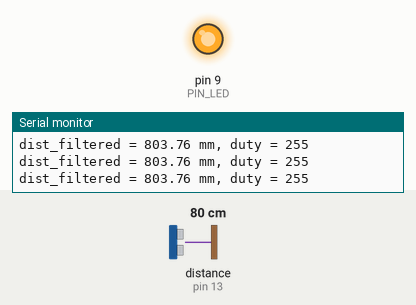
The sketch below on a simulated Arduino Uno, built with avr-gcc and run on an emulated ATmega328P. On the bench: output pins drawn as LEDs (lit = HIGH), the last lines printed to the serial monitor. Wiring (inferred from the names in the program): ultrasonic range finder: trigger pin 12; echo pin 13. The test bench sets the inputs (shaded band); at power-on: distance to the obstacle (sensor on pin 13) 80 cm. The echo pulse lasts 58.3 µs per cm; pins used as bus, display or sensor lines are not drawn.

Above: at 1.2 s.
1.3 s: distance to the obstacle (sensor on pin 13) set to 18 cm
At 2.1 s:
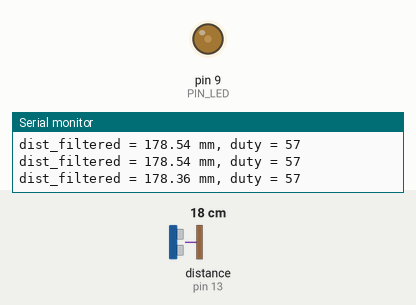
4.3 s: distance to the obstacle (sensor on pin 13) set to 103 cm
At 5.3 s:
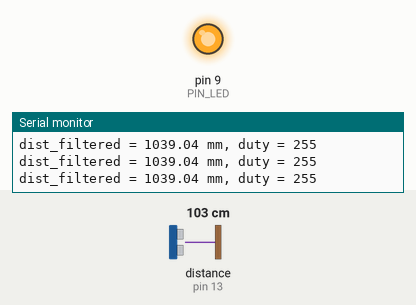
Timing chart, 0 to 7.3 s (numbered marks = the images above; inputs shaded):
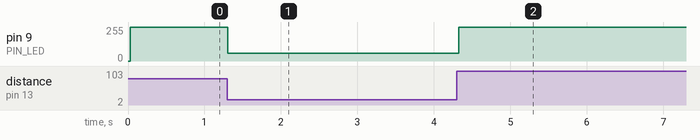

Measured:
- after the input at 1.3 s, pin 9 (PIN_LED): 255/255 → 57/255 at once
- after the input at 4.3 s, pin 9 (PIN_LED): 57/255 → 255/255 at once

The sketch:

08_example_2.ino
```cpp
// Arduino pin assignment
#define PIN_LED  9
#define PIN_TRIG 12   // sonar sensor TRIGGER
#define PIN_ECHO 13   // sonar sensor ECHO

// configurable parameters
#define SND_VEL 346.0     // sound velocity at 24 celsius degree (unit: m/sec)
#define INTERVAL 25       // sampling interval (unit: msec)
#define PULSE_DURATION 10 // ultra-sound Pulse Duration (unit: usec)
#define _DIST_MIN 100.0   // minimum distance (unit: mm)
#define _DIST_MAX 300.0   // maximum distance (unit: mm)

#define TIMEOUT ((INTERVAL / 2) * 1000.0) // maximum echo waiting time (unit: usec)
#define SCALE (0.001 * 0.5 * SND_VEL)     // coefficent to convert duration to distance

unsigned long last_sampling_time;   // unit: msec

void setup() {
  // initialize GPIO pins
  pinMode(PIN_LED, OUTPUT);
  pinMode(PIN_TRIG, OUTPUT);
  pinMode(PIN_ECHO, INPUT);

  // initialize serial port
  Serial.begin(57600);
  last_sampling_time = 0;
}

void loop() {
  unsigned long time = millis();

  if (time > last_sampling_time + INTERVAL) {
    last_sampling_time = time;

    float dist_raw = getDistance();
    float dist_filtered = dist_raw;

    int duty;

    if (dist_filtered <= 100 || dist_filtered >= 300) {
      duty = 255;   // 최소 밝기 (꺼짐)
    }
    else if (dist_filtered == 200) {
      duty = 0;
    }
    else if (dist_filtered == 150 || dist_filtered == 250) {
      duty = 128;
    }
    else if (dist_filtered > 100 && dist_filtered < 200) {
      duty = map(dist_filtered, 100, 200, 255, 0);
    }
    else if (dist_filtered > 200 && dist_filtered < 300) {
      duty = map(dist_filtered, 200, 300, 0, 255);
    }

    analogWrite(PIN_LED, duty);

    Serial.print("dist_filtered = ");
    Serial.print(dist_filtered);
    Serial.print(" mm, duty = ");
    Serial.println(duty);
  }
}

// 초음파 센서로 거리 계산
float getDistance() {
  digitalWrite(PIN_TRIG, HIGH);
  delayMicroseconds(PULSE_DURATION);
  digitalWrite(PIN_TRIG, LOW);

  unsigned long duration = pulseIn(PIN_ECHO, HIGH, TIMEOUT);

  // convert duration to distance (mm)
  float distance = duration * SCALE;

  return distance;
}
```
